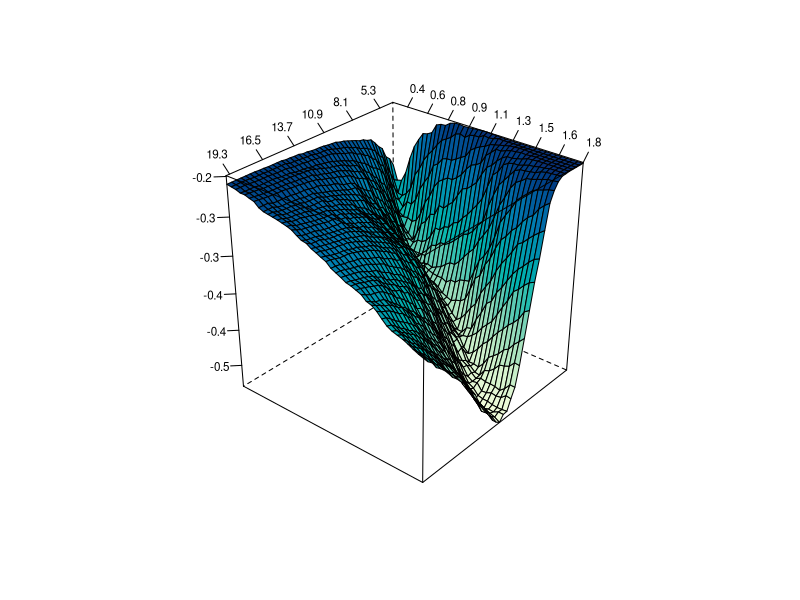

Generate this figure with R:
#----------------------------------------------------------------------------
# Book:         STF
#----------------------------------------------------------------------------
# See also:     BondZeroCoupon, Burrrnd, mixexprnd, simHPP, simNHPP, Paretornd,
#               simNHPPALP
#----------------------------------------------------------------------------
# Quantlet:     STFcat07
#----------------------------------------------------------------------------
# Description:  Plot of the difference between zero-coupon CAT bond prices 
#               in the Burr and lognormal claim amount cases for 
#               a non-homogeneous Poisson process governing the flow of losses.
#---------------------------------------------------------------------------- 
# Author:       Awdesch Melzer 20130629
#---------------------------------------------------------------------------- 

rm(list=ls(all=TRUE))
graphics.off()


########################## SUBROUTINES ##########################

BondZeroCoupon = function(Z,D,T,r,lambda,parlambda,distr,params,Tmax,N){
#	  computes price of the zero-coupon CAT bond for the given 
#     claim amount distribution and the non-homogeneous 
#     Poisson process governing the flow of losses.
#     y = BondZeroCoupon(Z,D,T,r,lambda,parlambda,distr,params,Tmax,N)
# ---------------------------------------------------------------------
# Inputs:       
# Parameter   Z
# Definition  scalar, payment at maturity
# Parameter   D
# Definition  n1 x 1 vector, threshold level 
# Parameter   T
# Definition  n2 x 1 vector, time to expiry 
# Parameter   r
# Definition  scalar, continuously-compounded discount rate 
# Parameter   lambda
# Definition  scalar, intensity function, if lambda=0, a sine function, if lambda=1, a linear function, if lambda=2, a sine square function
# Parameter   parlambda
# Definition  n x 1 vector, parameters of the intensity function lambda (n=2 for lambda=1, n=3 otherwise)
# Parameter   distrib
# Definition  string, claim size distribution
# Parameter   params
# Definition  n x 1 vector, parameters of the claim size distribution
#             n = 1 (exponential)
#             n = 2 (gamma, lognormal, Pareto, Weibull)
#             n = 3 (Burr, mixofexps)
# Parameter   Tmax
# Definition  scalar, time horizon
# Parameter   N
# Definition  scalar, number of trajectories
# ---------------------------------------------------------------------
# Output:      
# Parameter   y
# Definition  m x 3 matrix, the first column are times to bond's expiration,
#             the second threshold levels and the third corresponding prices of the bond
# ---------------------------------------------------------------------

  if(lambda != 0 && lambda != 1 && lambda!=2){
  	stop("BondZeroCoupon: Lambda must be either 0,1 or 2.")
  }
  if(length(Z) !=1){
  	stop("BondZeroCoupon: payment at maturity Z needs to be a scalar")
  }
  if(length(r) !=1){
  	stop("BondZeroCoupon: discount rate needs to be a scalar")
  }
  if(dim(as.matrix(D))[1]==1){
  	stop("BondZeroCoupon: threshold level D needs to be a vector ")
  }
  if(dim(as.matrix(T))[1]==1){
  	stop("BondZeroCoupon: time to expiry T needs to be a vector ")
  } 

  
  x   = simNHPPALP(lambda,parlambda,distr,params,Tmax,N)
  Tl  = length(T)
  Dl  = length(D)
  y   = matrix(0,Tl*Dl,3)
  i   = 1 #loop (times to maturity)
  j   = 1 #loop (treshold levels)
  k   = 1 #loop (trajectories)
  wyn = 0
  while(i<=Tl){
    while(j<=Dl){
      while(k<=N){
        traj = cbind(x[,k,1],x[,k,2])
        wyn  = wyn+as.numeric(traj[length(traj[which(traj[,1]<=T[i]),1]),2]<=D[j])
        k = k+1
      }
      y[(i-1)*Dl+j,1]=T[i]
      y[(i-1)*Dl+j,2]=D[j]
      y[(i-1)*Dl+j,3]=Z*exp(-r*T[i])*wyn/N#
      wyn = 0
      k   = 1
      j   = j+1
    }
    j = 1
    i = i+1
  }
  y = y
  return(y)
}

Burrrnd = function(alpha,lambda,tau,n,m){
#BURRRND Random arrays from Burr distribution.
# ---------------------------------------------------------------------
#   R = BURRRND(ALPHA,LAMBDA,TAU,N,M) returns an M-by-N array of random numbers 
#   chosen from the Burr distribution with parameters ALPHA, LAMBDA, TAU.
# ---------------------------------------------------------------------
#   The default values for the parameters ALPHA, LAMBDA, TAU, M, N are
#   1, 1, 2, 1, 1, respectively.
#
#   BURRRND uses the inversion method.
# ---------------------------------------------------------------------


  if (missing(m)){
    m      = 1
  }
  if (missing(n)){
    n      = 1
  }
  if (missing(tau)){
    tau    = 2
  }
  if (missing(lambda)){
    lambda = 1
  }
  if (missing(alpha)){
    alpha  = 1
  }
   u = matrix(0,n,m)
   for (i in 1:m){
   	   u[,i] = (lambda*(runif(n,0,1)^(-1/alpha)-1))^(1/tau)
   }
   y = u
return(y)
}

mixexprnd = function(p,beta1,beta2,n,m){
#MIXEXPRND Random arrays from the mixed exponential distribution.
# ---------------------------------------------------------------------
#   Y = MIXEXPRND(P,BETA1,BETA2,N,M) returns an M-by-N array of random numbers 
#   chosen from the mixed exponential distribution with parameters P, BETA1, BETA2.
# ---------------------------------------------------------------------
#   The default values for A, BETA1, BETA2, N, M are 0.5, 1, 2, 1, 1,
#   respectively.
#
#   MIXEXPRND uses the exponential number generator.
# ---------------------------------------------------------------------

  if (missing(p)){
      p     = 0.5
  }
  if (missing(beta1)){
      beta1 = 1
  }
  if (missing(beta2)){
      beta2 = 2
  }
  y   = rexp(n*m,rate=(1/beta2))
  aux = which(runif(n*m,0,1)<=p)  

      if(!missing(aux)){
          y[aux]=rexp(length(aux),1/beta1)
      }

  y=matrix(y,n,m);
  return(y)
  }

simHPP = function(lambda,T,N){
# SIMHPP Homogeneous Poisson process.
# ---------------------------------------------------------------------
#       Y = SIMHPP(lambda,T,N) generates N trajectories of the
#       homogeneous Poisson process with intensity LAMBDA. T is the time
#       horizon. 
# ---------------------------------------------------------------------

if(lambda <= 0 || length(lambda)!=1){
 	stop("simHPP: Lambda must be a positive scalar.")
 }
 if(T <= 0 || length(T)!=1){
 	stop("simHPP: T must be a positive scalar.")
 }
 if(N <= 0 || length(N)!=1){
 	stop("simHPP: N must be a positive scalar.")
 }
  EN      = rpois(N,lambda*T)
  ym      = matrix(T,2*max(EN)+2,N)
  tmp     = array(0,c(2*max(EN)+2,N,2))
  y       = tmp
  y[,,1] = ym
  y[,,2] = matrix(1,2*max(EN)+2,1)%*%t(EN)

  i=1
  while(i<=N){
    if(EN[i]>0){
    	ttmp = c(sort(T*runif(EN[i])))
    	y[1:(2*EN[i]+1),i,1] = c(0,ttmp[ceiling((1:(2*EN[i]))/2)])
    }else{
        y[1,i,1]             = 0
    }
    y[1:(2*EN[i]+2),i,2] = c(0,floor((1:(2*EN[i]))/2),EN[i])
    i=i+1
  }
return(y)
}


simNHPP = function(lambda,parlambda,T,N){
  	
# SIMNHPP Non-homogeneous Poisson process.
# ---------------------------------------------------------------------
#       Y = SIMNHPP(lambda,parlambda,T,N) generates N trajectories of the
#       non-homogeneous Poisson process with intensity specified by LAMBDA
#       (0 - sine function, 1 - linear function, 2 - sine square function)
#       with paramters in PARLAMBDA. T is the time horizon. The function
#       usues thining method.
# ---------------------------------------------------------------------

	# lambda: scalar, intensity function, sine function (lambda=0), linear function (lambda=1) or sine square function (lambda=2) 
    # parlambda: n x 1 vector, parameters of the intensity function lambda (n=2 for lambda=1, n=3 otherwise)
	# T: scalar, time horizon
	# N: scalar, number of trajectories
	 a = parlambda[1]
	 b = parlambda[2]
   if (lambda==0){
	 d = parlambda[3]
    JM = simHPP(a+b,T,N)
} else if(lambda==1){
    JM = simHPP(a+b*T,T,N)
} else if (lambda==2){
	d = parlambda[3]
	JM = simHPP(a+b*T,T,N)
	}
	rjm = nrow(JM)
	 yy = array(0,c(rjm,N,2))
	 yy[,,1]= matrix(T,nrow=rjm,ncol=N)

i=1
  maxEN=0
  while(i<=N){
    pom = JM[,i,1][JM[,i,1]<T]
    pom = pom[2*(1:(length(pom)/2))]
      R = runif(NROW(pom))
   if (lambda==0){
	lambdat = (a+b*sin(2*pi*(pom+d)))/(a+b)
} else {
   if (lambda==1){
    lambdat = (a+b*pom)/(a+b*T)
} else { 
   if (lambda==2){
	lambdat = (a+b*sin(2*pi*(pom+d))^2)/(a+b)
	}}}
    pom = pom[R<lambdat]
     EN = NROW(pom)
  maxEN = max(maxEN,EN)
  yy[1:(2*EN+1),i,1] = c(0,rep(pom,each=2))
  yy[2:(2*EN),i,2] = c(floor((1:(2*EN-1))/2))
  yy[(2*EN+1):rjm,i,2] = matrix(EN,nrow=rjm-2*EN,ncol=1)
    i=i+1
    }
     yy = yy[1:(2*maxEN+2),,]
     return(yy)
}

Paretornd = function(alpha,lambda,n,m){
#PARETORND Random arrays from Pareto distribution.
# ---------------------------------------------------------------------
#   Y = PARETORND(ALPHA,LAMBDA,N,M) returns an M-by-N array of random numbers 
#   chosen from the Pareto distribution with parameters ALPHA, LAMBDA.
#
#   The default values for ALPHA, LAMBDA, N, M 1, 1, 1, 1, respectively.
#
#   PARETORND uses the inversion method.
# ---------------------------------------------------------------------

  if (missing(m)){
    m      = 1
  }
  if (missing(n)){
    n      = 1
  }
  if (missing(lambda)){
    lambda = 1
  }
  if (missing(alpha)){
    alpha  = 1
  }
  u = matrix(0,n,m)
  for (i in 1:m){
  	u[,i] = lambda*(runif(n,0,1)^(-1/alpha)-1)
  }
  y = u
  return(y)
}

simNHPPALP = function(lambda,parlambda,distrib,params,T,N){
# generates aggregate loss process driven by the non-homogeneous Poisson process.
# ---------------------------------------------------------------------
# y = simNHPPALP(lambda,parlambda,distrib,params,T,N)
# ---------------------------------------------------------------------
# Output:      
# Parameter:   y
# Definition:  2*max+2 x N x 2 array, generated process - max is the maximum number of jumps for all generated trajectories
# ---------------------------------------------------------------------
# Input:       
# Parameter:   lambda
# Definition:  scalar, intensity function, sine function (lambda=0), linear function (lambda=1) or sine square function (lambda=2)
# Parameter:   parlambda
# Definition:  n x 1 vector, parameters of the intensity function lambda
#              (n=2 for lambda=1, n=3 otherwise)
# Parameter:   distrib
# Definition:  string, claim size distribution
# Parameter:   params
# Definition:  n x 1 vector, parameters of the claim size distribution
#              n = 1 (exponential)
#              n = 2 (gamma, lognormal, Pareto, Weibull)
#              n = 3 (Burr, mixofexps)
# Parameter:   T
# Definition:  scalar, time horizon
# Parameter:   N
# Definition:  scalar, number of trajectories
# ---------------------------------------------------------------------
  
  if(lambda != 0 && lambda != 1 && lambda!=2){
  	stop("simNHPPALP: Lambda must be either 0,1 or 2.")
  }
  if(T <= 0 || (length(T))!=1){
  	stop("simNHPPALP: T must be a positive scalar.")
  }
  if(N <= 0 || (length(N))!=1){
  	stop("simNHPPALP: N must be a positive scalar.")
  }
  if(length(parlambda)!=3 && (lambda)!=1){
  	stop("simNHPPALP: for lambda 0 or 2, parlambda must be a 3 x 1 vector.")
  }
  if(length(parlambda)!=2 && (lambda)==1){
  	stop("simNHPPALP: for lambda 1, parlambda must be a 2 x 1 vector.")
  }
  if((distrib=="Burr" || distrib=="mixofexps") && (length(params))!=3){
  	stop("simNHPPALP: for Burr and mixofexps distributions, params must be a 3 x 1 vector.")
  }
  if((distrib=="gamma" || distrib=="lognormal"|| distrib=="Pareto" || distrib=="Weibull") && (length(params))!=2){
  	stop("simNHPPALP: for gamma, lognormal, Pareto and Weibull distributions, params must be a 2 x 1 vector.")
  }
  if(distrib=="exponential" && (length(params))!=1){
  	stop("simNHPPALP: for exponential distribution, params must be a scalar.")
  }
  if(distrib != "exponential" && distrib != "gamma" && distrib != "mixofexps" && distrib != "Weibull" && distrib != "lognormal" && distrib !="Pareto" && distrib != "Burr"){
  	stop("simNHPPALP: distribs should be: exponential, gamma, mixofexps, Weibull, lognormal, Pareto or Burr")
  }
  poisproc = simNHPP(lambda,parlambda,T,N)
  rpp      = dim(poisproc)[1]
  cpp      = dim(poisproc)[2]
  losses   = matrix(0,rpp,cpp)
  
  if (distrib=="Burr"){
    i = 1
    while(i<=N){
    	if(N==1){
            aux = min(as.matrix(which(poisproc[,1]==T))) #[1:i,])
        }else{
        	aux = min(as.matrix(which(poisproc[,i,1]==T))) #[1:i,])
        }
      if(aux>2){
        laux                  = cumsum(Burrrnd(params[1],params[2],params[3],aux/2-1,1))
        losses[3:aux,i]       = laux[ceiling((1:(aux-2))/2)]
        if(aux<rpp){
          losses[(aux+1):rpp,i] = matrix(laux[length(laux)],rpp-aux,1)
        }
      }else{
        losses[,i]=rep(0,rpp)
      }
      i=i+1
    }
  }else if(distrib=="exponential"){
    i=1
    while(i<=N){
        if(N==1){
            aux = min(as.matrix(which(poisproc[,1]==T))) #[1:i,])
        }else{
        	aux = min(as.matrix(which(poisproc[,i,1]==T))) #[1:i,])
        }
      if(aux>2){
        laux = cumsum(rexp(aux/2-1,rate=1/params[1]))
        losses[3:aux,i]=laux[ceiling((1:aux-2)/2)]
        if(aux<rpp){
          losses[(aux+1):rpp,i]=matrix(laux[length(laux)],rpp-aux,1)
        }
      }else{
        losses[,i]=rep(0,rpp)
      }
      i=i+1
    }
  }else if(distrib=="gamma"){
    i=1
    while(i<=N){
    	if(N==1){
            aux = min(as.matrix(which(poisproc[,1]==T))) #[1:i,])
        }else{
        	aux = min(as.matrix(which(poisproc[,i,1]==T))) #[1:i,])
        }
      if(aux>2){
        laux = cumsum(rgamma(aux/2-1,shape=params[1],rate=params[2],scale=(1/params[2])))
        losses[3:aux,i] = laux[ceiling((1:aux-2)/2)]
        if(aux<rpp){
          losses[(aux+1):rpp,i] = matrix(laux[length(laux)],rpp-aux,1)
        }
      }else{
        losses[,i] = rep(0,rpp)
      }
      i=i+1
    }
  }else if(distrib=="lognormal"){
    i=1
    while(i<=N){
    	if(N==1){
            aux = min(as.matrix(which(poisproc[,1]==T))) #[1:i,])
        }else{
        	aux = min(as.matrix(which(poisproc[,i,1]==T))) #[1:i,])
        }
      if(aux>2){
        laux = cumsum(rlnorm(aux/2-1,meanlog=params[1],sdlog=params[2]))
        losses[3:aux,i] = laux[ceiling((1:(aux-2))/2)]
        if(aux<rpp){
          losses[(aux+1):rpp,i] = matrix(laux[length(laux)],rpp-aux,1)
        }
      }else{
        losses[,i] = rep(0,rpp)
      }
      i=i+1
    }
  }else if(distrib=="mixofexps"){
    i=1
    while(i<=N){
    	if(N==1){
            aux = min(as.matrix(which(poisproc[,1]==T))) #[1:i,])
        }else{
        	aux = min(as.matrix(which(poisproc[,i,1]==T))) #[1:i,])
        }
      if(aux>2){
        laux = cumsum(mixexprnd(params[3],params[1],params[2],aux/2-1,1))
        losses[3:aux,i] = laux[ceiling((1:(aux-2))/2)]
        if(aux<rpp){
          losses[(aux+1):rpp,i] = matrix(laux[length(laux)],rpp-aux,1)
        }
      }else{
        losses[,i] = rep(0,rpp)
      }
      i=i+1
    }
  }else if(distrib=="Pareto"){
    i=1
    while(i<=N){
    	if(N==1){
            aux = min(as.matrix(which(poisproc[,1]==T))) #[1:i,])
        }else{
        	aux = min(as.matrix(which(poisproc[,i,1]==T))) #[1:i,])
        }
      if(aux>2){
        laux=cumsum(Paretornd(params[1],params[2],aux/2-1,1))
        losses[3:aux,i] = laux[ceiling((1:(aux-2))/2)]
        if(aux<rpp){
          losses[(aux+1):rpp,i] = matrix(laux[length(laux)],rpp-aux,1)
        }
      }else{
        losses[,i] = rep(0,rpp)
      }
      i=i+1
    }
  }else if(distrib=="Weibull"){
    i=1
    while(i<=N){
    	if(N==1){
            aux = min(as.matrix(which(poisproc[,1]==T))) #[1:i,])
        }else{
        	aux = min(as.matrix(which(poisproc[,i,1]==T))) #[1:i,])
        }
      if(aux>2){
        laux=cumsum(rweibull(aux/2-1,scale=params[1]^(-1/params[2]),shape=params[2]))
        losses[3:aux,i] = laux[ceiling((1:(aux-2))/2)]
        if(aux<rpp){
          losses[(aux+1):rpp,i] = matrix(laux[length(laux)],rpp-aux,1)
        }
      }else{
        losses[,i] = rep(0,rpp)
      }
      i=i+1
    }
  }
  if(N==1){
  	y     = array(0,dim(poisproc))
    y[,1] = poisproc[,1]
    y[,2] = losses[,1]
  }else{
  	y     = array(0,dim(poisproc))
  	y[,,1] = poisproc[,,1]
    y[,,2] = losses
  }
  return(y)
  }

########################## MAIN PROGRAM ##########################


#parlambda=34.2#HPP
parlambda = c(35.32,2.32*2*pi,-0.2)#NHPP1
#parlambda=#(35.22,0.224,-0.16)#NHPP2
distr1    = "Burr"
distr2    = "lognormal"
params2   = c(18.3806,1.1052) #lognormal
params1   = c(0.4801,3.9495*1e16,2.1524) #Burr

data      = read.table("ncl.dat")
A         = mean(data[,3])*(34.2/4)

na     = 41 # default 41
D      = seq(A,length=na,by=(12*A-A)/(na-1))
B      = 0.25
nb     = 41 # default 41
T      = seq(B,length=nb,by=(8*B-B)/(nb-1))
Tmax   = max(T)
lambda = 0

N      = 1000 # default 1000
r      = log(1.025)
Z      = 1.06
d1     = BondZeroCoupon(Z,D,T,r,lambda,parlambda,distr1,params1,Tmax,N)
d2     = BondZeroCoupon(Z,D,T,r,lambda,parlambda,distr2,params2,Tmax,N)
y      = d1[,1]
x      = d1[,2]/1e9
z      = d1[,3]-d2[,3]
data=data.frame(cbind(x,y,z))

require("lattice")
par.set = list(axis.line = list(col = "transparent"),clip = list(panel = "off"))
wireframe(z~x+y, data=data, screen = list(z =-130, x = -60),
drape = TRUE,colorkey=F,ticktype="detailed",
  scales = list(arrows=FALSE,col="black",distance=1,tick.number=8,cex=.7,
       x = list(labels=round(seq(min(x),max(x),length=11),1)),
       y = list(labels=round(seq(min(y),max(y),length=11),1)),
       z = list(labels=round(seq(min(z),max(z),length=11),1))),
    xlab = list("",rot=30,cex=1.2),
    ylab = list("",rot=-40,cex=1.2),
    zlab = list("",rot=95,cex=1.1),par.settings = par.set)
